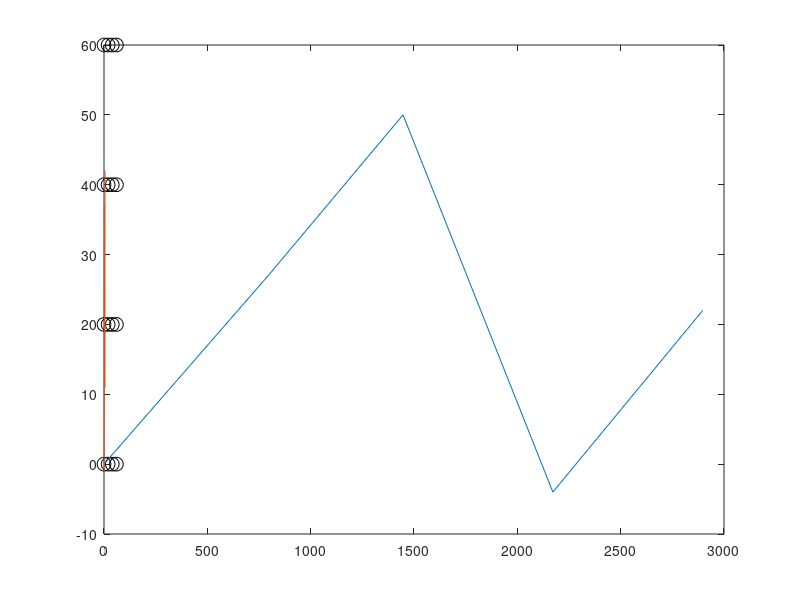

The MATLAB source for this figure:
% unlock.m script

% Display grid of 16 circles
[gx, gy] = meshgrid([0 20 40 60], [0 20 40 60]);
plot(gx(:), gy(:),'ko', 'MarkerSize',10);
hold on; %


% --- YOUR CODE HERE ---
t = [0 795 1447 2172 2897]
x = [0 27 50 -4 22]
y = [-1 37 27 11 42]
yy = spline(x,y);
plot(t, x, y );
